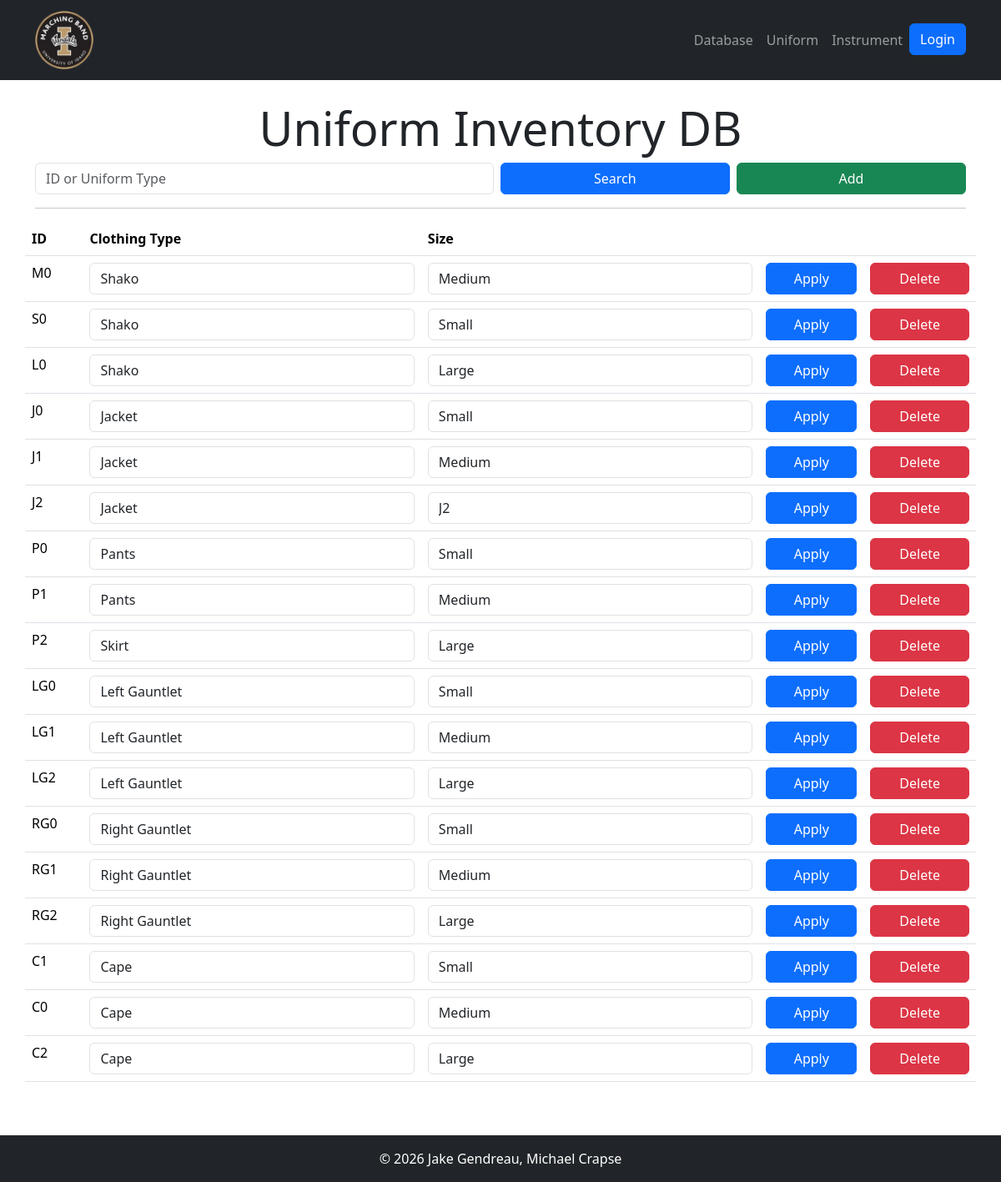
Screenshot of /vmb/database/uniform_db/ with the database file from the repository.
### inventory/models.py (models this page shows, shortened)
class Uniform_Piece(models.Model):
    clothing_id = models.CharField(max_length=16, primary_key=True)
    size = models.CharField(max_length=32)
    clothing_type = models.CharField(
        max_length=32,
        choices=CLOTHING_CHOICES,
    )
    notes = models.CharField(max_length=128)

### inventory/views.py (the view)
# urls.py: path("database/uniform_db/", views.uniform_db, name="uniform_db"),
def uniform_db(request):
    uniforms = Uniform_Piece.objects.all()
    query = request.GET.get('search_box', '').strip()
    if query:
        uniforms = uniforms.filter(
            Q(clothing_id__icontains=query) |
            Q(size__icontains=query) |
            Q(clothing_type__icontains=query)
        )
    return render(request, "vmbsite/uniform_db.html", {'uniforms': uniforms})

### inventory/templates/vmbsite/uniform_db.html (shortened to what this page needs)
{% extends "vmbsite/base.html" %}
{% load static %}
{% block content %}
<div class="row">
    <div class="col-md-8 mx-auto text-center">
        <h1 class="display-4">Uniform Inventory DB</h1>
    </div>
</div>
<div class="row">
    <form id="member-form">
        <div class="d-flex gap-2 align-items-center">
            <input type="text" id="search_box" class="form-control w-50" name="search_box" placeholder="ID or Uniform Type">
            <button type="button" id="submit-btn" class="btn btn-primary w-25">Search</button>
            <button type="button" class="btn btn-success w-25" data-bs-toggle="modal" data-bs-target="#addUniformModal">
                Add
            </button>
        </div>
    </form>
</div>
<hr>
<div class="row">
    <table class="table">
    <thead>
        <tr>
        <th scope="col">ID</th>
        <th scope="col">Clothing Type</th>
        <th scope="col">Size</th>
        <th scope="col"></th>
        <th scope="col"></th>
        </tr>
    </thead>
    <tbody>
        {% for uniform in uniforms %}
        <tr data-id="{{ uniform.clothing_id }}">
            <td>{{ uniform.clothing_id }}</td>
            <td><input type="text" class="form-control clothing-type" value="{{ uniform.clothing_type }}"></td>
            <td><input type="text" class="form-control clothing-size" value="{{ uniform.size }}"></td>
            <td><button class="btn btn-primary update-btn w-100">Apply</button></td>
            <td><button class="btn btn-danger delete-btn w-100">Delete</button></td>
        </tr>
        {% empty %}
        <tr>
            <td colspan="5" class="text-center text-muted">No uniform pieces found in the database.</td>
        </tr>
        {% endfor %}
    </tbody>
    </table>
</div>
{% endblock %}

### rows the page displays
Uniform_Piece: clothing_id "M0", clothing_type "Shako", size "Medium"
Uniform_Piece: clothing_id "S0", clothing_type "Shako", size "Small"
Uniform_Piece: clothing_id "L0", clothing_type "Shako", size "Large"
Uniform_Piece: clothing_id "J0", clothing_type "Jacket", size "Small"
Uniform_Piece: clothing_id "J1", clothing_type "Jacket", size "Medium"
Uniform_Piece: clothing_id "J2", clothing_type "Jacket", size "J2"
Uniform_Piece: clothing_id "P0", clothing_type "Pants", size "Small"
Uniform_Piece: clothing_id "P1", clothing_type "Pants", size "Medium"
Uniform_Piece: clothing_id "P2", clothing_type "Skirt", size "Large"
Uniform_Piece: clothing_id "LG0", clothing_type "Left Gauntlet", size "Small"
Uniform_Piece: clothing_id "LG1", clothing_type "Left Gauntlet", size "Medium"
Uniform_Piece: clothing_id "LG2", clothing_type "Left Gauntlet", size "Large"
Uniform_Piece: clothing_id "RG0", clothing_type "Right Gauntlet", size "Small"
Uniform_Piece: clothing_id "RG1", clothing_type "Right Gauntlet", size "Medium"
Uniform_Piece: clothing_id "RG2", clothing_type "Right Gauntlet", size "Large"
Uniform_Piece: clothing_id "C1", clothing_type "Cape", size "Small"
Uniform_Piece: clothing_id "C0", clothing_type "Cape", size "Medium"
Uniform_Piece: clothing_id "C2", clothing_type "Cape", size "Large"
